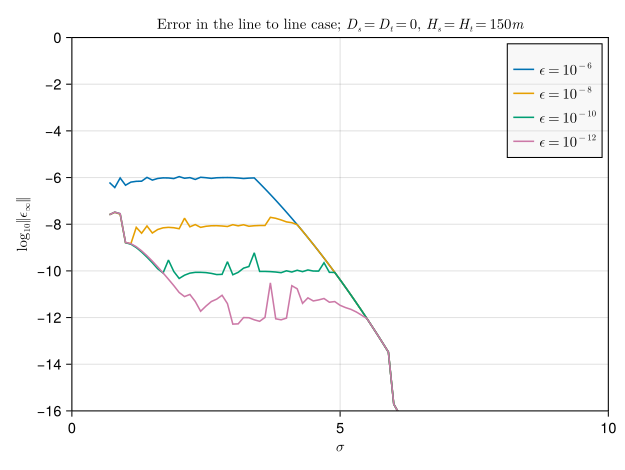

Recreate this plot in Julia.
using FiniteLineSource
using FiniteLineSource: LineSource
using Makie
using CairoMakie

CairoMakie.activate!()

ϵ = 1e-12

α = 1e-6
kg = 3.
rb = 0.1
Δt = 3600.

D = 0.
H = 150.
z = D + H/2

Nt = 100

constants = Constants(Δt=Δt, α=α, kg=kg, rb=rb)
q = [1. for t in 1:Nt]

function compute_error_Linf_l2l(;σ, ϵ, q, constants, D, H, z)
    Nt = length(q)
    sources = [LineSource(x=0., y=0., D=D, H=H), LineSource(x=σ, y=0., D=D, H=H)]

    setup = SegmentToSegment(D1=D, H1=H, D2=D, H2=H, σ=σ)

    nmodel = FiniteLineSource.load_nmodel()
    block = prepare_containers(setup, sources, ϵ, Nt, constants, nmodel);
    Ib = zeros(length(sources), Nt)
    evolve!(Ib, q, block)

    C = convolve_step(q, setup; params=constants)

    err = @. @views abs(Ib[1, :] - C)
    maximum(err)
end


r_range = 0.7:0.1:10.
ϵ_range = [1e-6, 1e-8, 1e-10, 1e-12]

res = zeros(length(r_range), length(ϵ_range))

for (i, ϵ) in enumerate(ϵ_range)
    @info "Computing errors for ϵ=$ϵ"
    @. res[:, i] = [compute_error_Linf_l2l(σ=σσ, ϵ=ϵ, q=q, constants=constants, D=D, H=H, z=z) for σσ in r_range]
end

fig = Figure()
ax = Axis(fig[1, 1], xlabel = L"\sigma", ylabel = L"\log_{10} \Vert \epsilon _{\infty} \Vert", title = L"\text{Error in the line to line case}; \ D_s = D_t = 0, \ H_s=H_t=150 m")

for (i, ϵ) in enumerate(ϵ_range)
    lines!(ax, r_range, log10.(res[:, i]), label = L"\epsilon = 10^{%$(Int(log10(ϵ)))}")
end
xlims!(ax, 0, 10)
ylims!(ax, -16., 0.)
axislegend(""; position= :rt, backgroundcolor = (:grey90, 0.25));

fig

save("figures/causal/l2l_error.pdf", fig)
